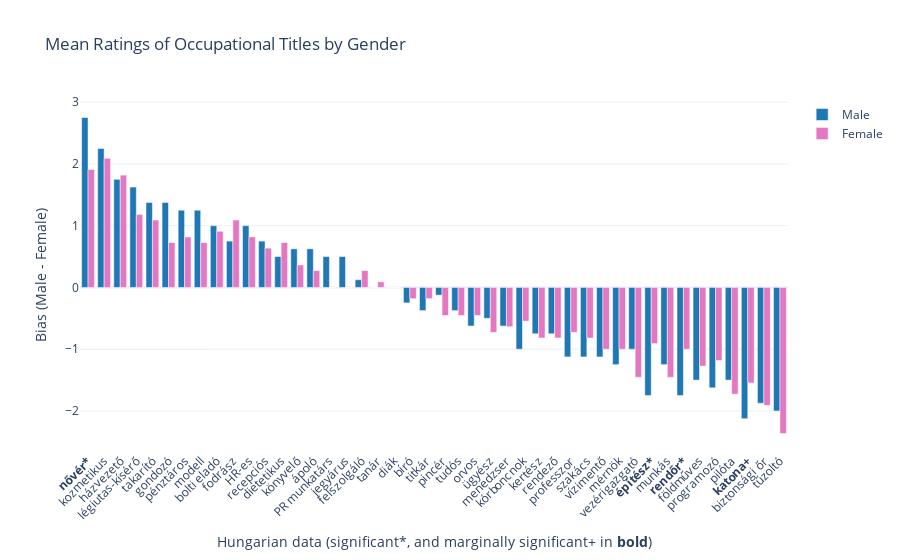

Notebook cell for this chart:
### Markdown cell above
#### Two Sample T-Test by Gender

### Code cell
# Add a new column with the mean of the ratings for each participant
df_hu['Mean Rating'] = df_hu.iloc[:, 8:].mean(axis=1)

# Separate df_hu into male and female datasets based on the Gender column
df_hu_male = df_hu[df_hu['Gender'] == 'férfi']
df_hu_female = df_hu[df_hu['Gender'] == 'nő']

# Show the number of male and female participants
print(f"Number of male participants: {df_hu_male['Participant id'].nunique()}")
print(f"Number of female participants: {df_hu_female['Participant id'].nunique()}")

# Two Sample T-Test between male and female participants for each occupation word
results = []
for col in rating_columns:
    male_ratings = df_hu_male[col].dropna().astype(float)
    female_ratings = df_hu_female[col].dropna().astype(float)
    # Only test if both groups have at least 2 ratings
    if len(male_ratings) > 1 and len(female_ratings) > 1:
        t_stat, p_value = stats.ttest_ind(male_ratings, female_ratings, equal_var=False)
        mean_male = male_ratings.mean()
        mean_female = female_ratings.mean()
        results.append({
            'occupation': col,
            'mean_male': mean_male,
            'mean_female': mean_female,
            't_stat': t_stat,
            'p_value': p_value,
            'significant': p_value < 0.05,
            'marg_significant': 0.05 < p_value < 0.1
        })

df_ttest = pd.DataFrame(results)

# Add overall mean rating for sorting
df_ttest['overall_mean'] = (df_ttest['mean_male'] + df_ttest['mean_female']) / 2

# Sort by overall mean rating
df_ttest_sorted = df_ttest.sort_values('overall_mean', ascending=False)

# Prepare axis labels: bold for significant
def bold_label(row):
    occupation = row['occupation']
    
    if row.get('significant'):
        occupation = f"<b>{occupation}*</b>"
    
    if row.get('marg_significant'):
        occupation = f"<b>{occupation}+</b>"
    
    return occupation

df_ttest_sorted['occupation_label'] = df_ttest_sorted.apply(bold_label, axis=1)

# Plot
fig = go.Figure()
fig.add_trace(go.Bar(
    x=df_ttest_sorted['occupation_label'],
    y=df_ttest_sorted['mean_male'],
    name='Male',
    marker_color='#1f77b4'
))
fig.add_trace(go.Bar(
    x=df_ttest_sorted['occupation_label'],
    y=df_ttest_sorted['mean_female'],
    name='Female',
    marker_color='#e377c2'
))
fig.update_layout(
    barmode='group',
    title='Mean Ratings of Occupational Titles by Gender',
    xaxis_title='Hungarian data (significant*, and marginally significant+ in <b>bold</b>)',
    yaxis_title='Bias (Male - Female)',
    xaxis_tickangle=-45,
    template='plotly_white'
)
fig.show()

# Save results and plot
df_ttest_sorted.to_excel('occupations_gender_ttest_hu.xlsx', index=False)
fig.write_html('occupations_gender_ttest_hu.html')
fig.write_image('occupations_gender_ttest_hu.png', scale=2, width=1000, height=500)

### Figure 1 — Plotly figure (JSON) as saved in the notebook; plotly's stock layout.template omitted (floating-point values rounded to 4 significant figures)
{"data": [{"marker": {"color": "#1f77b4"}, "name": "Male", "type": "bar", "x": ["<b>nővér*</b>", "kozmetikus", "házvezető", "légiutas-kísérő", "takarító", "gondozó", "pénztáros", "modell", "bolti eladó", "fodrász", "HR-es", "recepciós", "dietetikus", "könyvelő", "ápoló", "PR munkatárs", "jegyárus", "felszolgáló", "tanár", "diák", "bíró", "titkár", "pincér", "tudós", "orvos", "ügyész", "menedzser", "kórboncnok", "kertész", "rendező", "professzor", "szakács", "vízimentő", "mérnök", "vezérigazgató", "<b>építész*</b>", "munkás", "<b>rendőr*</b>", "földműves", "programozó", "pilóta", "<b>katona+</b>", "biztonsági őr", "tűzoltó"], "y": [2.75, 2.25, 1.75, 1.625, 1.375, 1.375, 1.25, 1.25, 1.0, 0.75, 1.0, 0.75, 0.5, 0.625, 0.625, 0.5, 0.5, 0.125, 0.0, 0.0, -0.25, -0.375, -0.125, -0.375, -0.625, -0.5, -0.625, -1.0, -0.75, -0.75, -1.125, -1.125, -1.125, -1.25, -1.0, -1.75, -1.25, -1.75, -1.5, -1.625, -1.5, -2.125, -1.875, -2.0]}, {"marker": {"color": "#e377c2"}, "name": "Female", "type": "bar", "x": ["<b>nővér*</b>", "kozmetikus", "házvezető", "légiutas-kísérő", "takarító", "gondozó", "pénztáros", "modell", "bolti eladó", "fodrász", "HR-es", "recepciós", "dietetikus", "könyvelő", "ápoló", "PR munkatárs", "jegyárus", "felszolgáló", "tanár", "diák", "bíró", "titkár", "pincér", "tudós", "orvos", "ügyész", "menedzser", "kórboncnok", "kertész", "rendező", "professzor", "szakács", "vízimentő", "mérnök", "vezérigazgató", "<b>építész*</b>", "munkás", "<b>rendőr*</b>", "földműves", "programozó", "pilóta", "<b>katona+</b>", "biztonsági őr", "tűzoltó"], "y": [1.909, 2.091, 1.818, 1.182, 1.091, 0.7273, 0.8182, 0.7273, 0.9091, 1.091, 0.8182, 0.6364, 0.7273, 0.3636, 0.2727, 0.0, 0.0, 0.2727, 0.09091, 0.0, -0.1818, -0.1818, -0.4545, -0.4545, -0.4545, -0.7273, -0.6364, -0.5455, -0.8182, -0.8182, -0.7273, -0.8182, -1.0, -1.0, -1.455, -0.9091, -1.455, -1.0, -1.273, -1.182, -1.727, -1.545, -1.909, -2.364]}], "layout": {"barmode": "group", "title": {"text": "Mean Ratings of Occupational Titles by Gender"}, "xaxis": {"tickangle": -45, "title": {"text": "Hungarian data (significant*, and marginally significant+ in <b>bold</b>)"}}, "yaxis": {"title": {"text": "Bias (Male - Female)"}}}}
